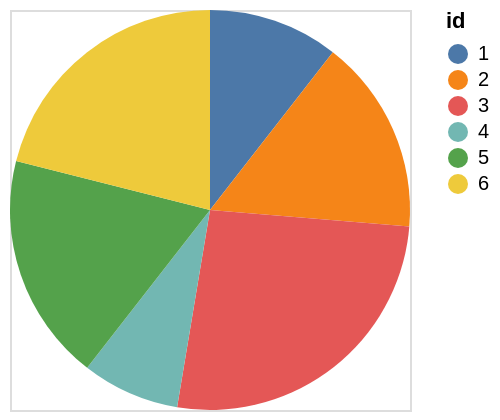

Describe this chart as a Vega-Lite specification.
### Vega specification from a JSON file in a GitHub repository (floating-point values rounded to 4 significant figures)
{"$schema": "https://vega.github.io/schema/vega/v5.json", "description": "A simple pie chart with embedded data.", "background": "white", "padding": 5, "width": 200, "height": 200, "style": "cell", "data": [{"name": "source_0", "values": [{"id": 1, "field": 4}, {"id": 2, "field": 6}, {"id": 3, "field": 10}, {"id": 4, "field": 3}, {"id": 5, "field": 7}, {"id": 6, "field": 8}]}, {"name": "data_0", "source": "source_0", "transform": [{"type": "stack", "groupby": [], "field": "field", "sort": {"field": ["id"], "order": ["ascending"]}, "as": ["field_start", "field_end"], "offset": "zero"}, {"type": "filter", "expr": "isValid(datum[\"field\"]) && isFinite(+datum[\"field\"])"}]}], "marks": [{"name": "marks", "type": "arc", "style": ["arc"], "from": {"data": "data_0"}, "encode": {"update": {"fill": {"scale": "color", "field": "id"}, "x": {"signal": "width", "mult": 0.5}, "y": {"signal": "height", "mult": 0.5}, "outerRadius": {"signal": "min(width,height)/2"}, "innerRadius": {"value": 0}, "startAngle": {"scale": "theta", "field": "field_end"}, "endAngle": {"scale": "theta", "field": "field_start"}}}}], "scales": [{"name": "theta", "type": "linear", "domain": {"data": "data_0", "fields": ["field_start", "field_end"]}, "range": [0, 6.283], "zero": false}, {"name": "color", "type": "ordinal", "domain": {"data": "data_0", "field": "id", "sort": true}, "range": "category"}], "legends": [{"fill": "color", "symbolType": "circle", "title": "id"}]}
